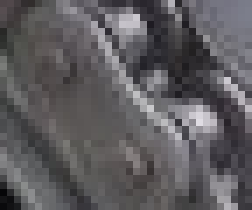
#> input picture img/0a.jpg, 36 x 30 px, found by its file name (shown 7 times larger)
$ python imagem.py
#> lines starting #> are read from the running program, lines starting #| are printed output that depends on the picture
# pybrain
from pybrain.datasets.supervised import SupervisedDataSet
from pybrain.tools.shortcuts import buildNetwork
from pybrain.supervised.trainers import BackpropTrainer

# processamento de imagens
from PIL import Image

# gráficos
import matplotlib.pyplot as plt
import numpy as np
import os

os.remove("output.txt")
os.remove("resultado.txt")

file = open("output.txt","w")
result = open("resultado.txt","w")

# função para carregar os dados de treinameto a partir das imagens
def getDataImage( path):
    #Read image
#> called with path = 'img\\0a.jpg'
    img = Image.open( path )
#> img is the input picture: PIL image 36x30 RGB; mean R, G, B 93.8, 91.6, 94.7
    img = img.resize( (40,40) )
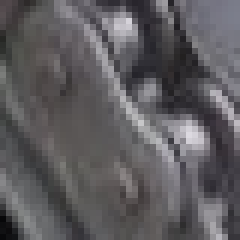
#> img: PIL image 40x40 RGB (shown 6 times larger); mean R, G, B 93.8, 91.6, 94.7
    pixels = img.load()
    data = []
    pixel = []
    for i in range( img.size[0]):         # for every col do: img.size[0]
        for j in range( img.size[1] ):    # for every row   img.size[1]
            pixel = pixels[i,j]          # get every pixel
            data.append( pixel[0] )
            data.append( pixel[1] )
            data.append( pixel[2] )
#> after the loop, data = 4800 values, max 224 at index 3788, min 7 at index 108, mean 93.36

    #Viewing EXIF data embedded in image
    # exif_data = img._getexif()
    # exif_data
    return data

# carregando a primeira imagem
dataTraining =  getDataImage( 'img\\0a.jpg')
#> dataTraining has the same summary as data in getDataImage
size = 40 * 40 * 3

# configurando a rede neural artificial e o dataSet de treinamento
#> (the run stopped early here; a loop or call above may not have finished)
